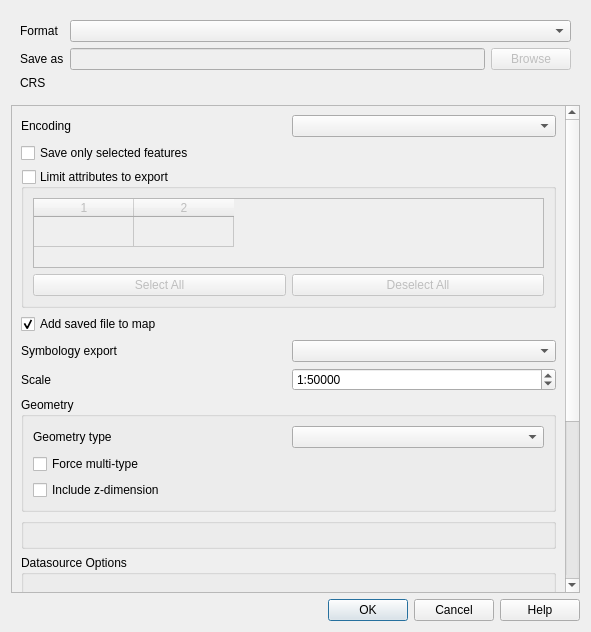
<?xml version="1.0" encoding="UTF-8"?>
<ui version="4.0">
 <class>QgsVectorLayerSaveAsDialogBase</class>
 <widget class="QDialog" name="QgsVectorLayerSaveAsDialogBase">
  <property name="geometry">
   <rect>
    <x>0</x>
    <y>0</y>
    <width>591</width>
    <height>632</height>
   </rect>
  </property>
  <property name="sizePolicy">
   <sizepolicy hsizetype="Preferred" vsizetype="Preferred">
    <horstretch>0</horstretch>
    <verstretch>0</verstretch>
   </sizepolicy>
  </property>
  <property name="windowTitle">
   <string>Save vector layer as...</string>
  </property>
  <layout class="QVBoxLayout" name="verticalLayout_2">
   <item>
    <widget class="QWidget" name="widget" native="true">
     <layout class="QGridLayout" name="gridLayout_4">
      <item row="2" column="0">
       <widget class="QLabel" name="label_3">
        <property name="text">
         <string>CRS</string>
        </property>
       </widget>
      </item>
      <item row="1" column="1">
       <widget class="QLineEdit" name="leFilename">
        <property name="enabled">
         <bool>false</bool>
        </property>
       </widget>
      </item>
      <item row="1" column="2">
       <widget class="QPushButton" name="browseFilename">
        <property name="enabled">
         <bool>false</bool>
        </property>
        <property name="text">
         <string>Browse</string>
        </property>
       </widget>
      </item>
      <item row="0" column="0">
       <widget class="QLabel" name="label_2">
        <property name="text">
         <string>Format</string>
        </property>
        <property name="buddy">
         <cstring>mFormatComboBox</cstring>
        </property>
       </widget>
      </item>
      <item row="0" column="1" colspan="2">
       <widget class="QComboBox" name="mFormatComboBox"/>
      </item>
      <item row="1" column="0">
       <widget class="QLabel" name="label">
        <property name="text">
         <string>Save as</string>
        </property>
        <property name="buddy">
         <cstring>leFilename</cstring>
        </property>
       </widget>
      </item>
      <item row="2" column="1" colspan="2">
       <widget class="QgsProjectionSelectionWidget" name="mCrsSelector">
        <property name="focusPolicy">
         <enum>Qt::StrongFocus</enum>
        </property>
       </widget>
      </item>
     </layout>
    </widget>
   </item>
   <item>
    <widget class="QScrollArea" name="scrollArea">
     <property name="widgetResizable">
      <bool>true</bool>
     </property>
     <widget class="QWidget" name="scrollAreaWidgetContents">
      <property name="geometry">
       <rect>
        <x>0</x>
        <y>0</y>
        <width>553</width>
        <height>548</height>
       </rect>
      </property>
      <layout class="QVBoxLayout" name="verticalLayout">
       <item>
        <layout class="QHBoxLayout" name="horizontalLayout_3">
         <item>
          <widget class="QLabel" name="label_4">
           <property name="text">
            <string>Encoding</string>
           </property>
           <property name="buddy">
            <cstring>mEncodingComboBox</cstring>
           </property>
          </widget>
         </item>
         <item>
          <widget class="QComboBox" name="mEncodingComboBox"/>
         </item>
        </layout>
       </item>
       <item>
        <widget class="QCheckBox" name="mSelectedOnly">
         <property name="text">
          <string>Save only selected features</string>
         </property>
        </widget>
       </item>
       <item>
        <widget class="QgsCollapsibleGroupBox" name="mAttributesSelection">
         <property name="title">
          <string>Limit attributes to export</string>
         </property>
         <property name="checkable">
          <bool>true</bool>
         </property>
         <property name="checked">
          <bool>false</bool>
         </property>
         <property name="collapsed">
          <bool>true</bool>
         </property>
         <layout class="QVBoxLayout" name="verticalLayout_4">
          <item>
           <widget class="QTableWidget" name="mAttributeTable">
            <property name="rowCount">
             <number>1</number>
            </property>
            <property name="columnCount">
             <number>2</number>
            </property>
            <attribute name="verticalHeaderVisible">
             <bool>false</bool>
            </attribute>
            <row/>
            <column/>
            <column/>
           </widget>
          </item>
          <item>
           <layout class="QHBoxLayout" name="horizontalLayout_5">
            <item>
             <widget class="QPushButton" name="mSelectAllAttributes">
              <property name="text">
               <string>Select All</string>
              </property>
             </widget>
            </item>
            <item>
             <widget class="QPushButton" name="mDeselectAllAttributes">
              <property name="text">
               <string>Deselect All</string>
              </property>
             </widget>
            </item>
           </layout>
          </item>
         </layout>
        </widget>
       </item>
       <item>
        <widget class="QCheckBox" name="mAddToCanvas">
         <property name="text">
          <string>Add saved file to map</string>
         </property>
         <property name="checked">
          <bool>true</bool>
         </property>
        </widget>
       </item>
       <item>
        <layout class="QHBoxLayout" name="horizontalLayout_2">
         <item>
          <widget class="QLabel" name="mSymbologyExportLabel">
           <property name="text">
            <string>Symbology export</string>
           </property>
          </widget>
         </item>
         <item>
          <widget class="QComboBox" name="mSymbologyExportComboBox"/>
         </item>
        </layout>
       </item>
       <item>
        <layout class="QHBoxLayout" name="horizontalLayout">
         <item>
          <widget class="QLabel" name="mScaleLabel">
           <property name="text">
            <string>Scale</string>
           </property>
          </widget>
         </item>
         <item>
          <widget class="QSpinBox" name="mScaleSpinBox">
           <property name="prefix">
            <string>1:</string>
           </property>
           <property name="maximum">
            <number>999999999</number>
           </property>
           <property name="value">
            <number>50000</number>
           </property>
          </widget>
         </item>
        </layout>
       </item>
       <item>
        <widget class="QgsCollapsibleGroupBox" name="mGeometryGroupBox">
         <property name="title">
          <string>Geometry</string>
         </property>
         <layout class="QVBoxLayout" name="verticalLayout_3">
          <item>
           <layout class="QHBoxLayout" name="horizontalLayout_4">
            <item>
             <widget class="QLabel" name="mSymbologyExportLabel_2">
              <property name="text">
               <string>Geometry type</string>
              </property>
             </widget>
            </item>
            <item>
             <widget class="QComboBox" name="mGeometryTypeComboBox"/>
            </item>
           </layout>
          </item>
          <item>
           <widget class="QCheckBox" name="mForceMultiCheckBox">
            <property name="text">
             <string>Force multi-type</string>
            </property>
           </widget>
          </item>
          <item>
           <widget class="QCheckBox" name="mIncludeZCheckBox">
            <property name="text">
             <string>Include z-dimension</string>
            </property>
           </widget>
          </item>
         </layout>
        </widget>
       </item>
       <item>
        <widget class="QgsExtentGroupBox" name="mExtentGroupBox"/>
       </item>
       <item>
        <widget class="QgsCollapsibleGroupBox" name="mDatasourceOptionsGroupBox">
         <property name="title">
          <string>Datasource Options</string>
         </property>
         <layout class="QFormLayout" name="formLayout">
          <property name="fieldGrowthPolicy">
           <enum>QFormLayout::AllNonFixedFieldsGrow</enum>
          </property>
         </layout>
        </widget>
       </item>
       <item>
        <widget class="QgsCollapsibleGroupBox" name="mLayerOptionsGroupBox">
         <property name="title">
          <string>Layer Options</string>
         </property>
         <layout class="QFormLayout" name="formLayout_2">
          <property name="fieldGrowthPolicy">
           <enum>QFormLayout::AllNonFixedFieldsGrow</enum>
          </property>
         </layout>
        </widget>
       </item>
       <item>
        <widget class="QgsCollapsibleGroupBox" name="mOgrOptionsGroupBox">
         <property name="title">
          <string>Custom Options</string>
         </property>
         <property name="collapsed">
          <bool>true</bool>
         </property>
         <layout class="QGridLayout" name="gridLayout_3">
          <item row="0" column="0">
           <widget class="QLabel" name="label_5">
            <property name="text">
             <string>Data source</string>
            </property>
            <property name="alignment">
             <set>Qt::AlignLeading|Qt::AlignLeft|Qt::AlignTop</set>
            </property>
            <property name="buddy">
             <cstring>mOgrDatasourceOptions</cstring>
            </property>
           </widget>
          </item>
          <item row="0" column="1">
           <widget class="QTextEdit" name="mOgrDatasourceOptions">
            <property name="sizePolicy">
             <sizepolicy hsizetype="Expanding" vsizetype="Expanding">
              <horstretch>0</horstretch>
              <verstretch>0</verstretch>
             </sizepolicy>
            </property>
            <property name="minimumSize">
             <size>
              <width>0</width>
              <height>0</height>
             </size>
            </property>
            <property name="maximumSize">
             <size>
              <width>16777215</width>
              <height>16777215</height>
             </size>
            </property>
            <property name="baseSize">
             <size>
              <width>0</width>
              <height>0</height>
             </size>
            </property>
           </widget>
          </item>
          <item row="1" column="0">
           <widget class="QLabel" name="label_6">
            <property name="text">
             <string>Layer</string>
            </property>
            <property name="alignment">
             <set>Qt::AlignLeading|Qt::AlignLeft|Qt::AlignTop</set>
            </property>
            <property name="buddy">
             <cstring>mOgrLayerOptions</cstring>
            </property>
           </widget>
          </item>
          <item row="1" column="1">
           <widget class="QTextEdit" name="mOgrLayerOptions">
            <property name="sizePolicy">
             <sizepolicy hsizetype="Expanding" vsizetype="Expanding">
              <horstretch>0</horstretch>
              <verstretch>0</verstretch>
             </sizepolicy>
            </property>
            <property name="minimumSize">
             <size>
              <width>0</width>
              <height>0</height>
             </size>
            </property>
            <property name="maximumSize">
             <size>
              <width>16777215</width>
              <height>16777215</height>
             </size>
            </property>
            <property name="baseSize">
             <size>
              <width>0</width>
              <height>0</height>
             </size>
            </property>
           </widget>
          </item>
         </layout>
         <zorder>label_6</zorder>
         <zorder>label_5</zorder>
         <zorder>mOgrDatasourceOptions</zorder>
         <zorder>mOgrLayerOptions</zorder>
        </widget>
       </item>
      </layout>
     </widget>
    </widget>
   </item>
   <item>
    <widget class="QDialogButtonBox" name="buttonBox">
     <property name="orientation">
      <enum>Qt::Horizontal</enum>
     </property>
     <property name="standardButtons">
      <set>QDialogButtonBox::Cancel|QDialogButtonBox::Help|QDialogButtonBox::Ok</set>
     </property>
    </widget>
   </item>
  </layout>
 </widget>
 <customwidgets>
  <customwidget>
   <class>QgsCollapsibleGroupBox</class>
   <extends>QGroupBox</extends>
   <header>qgscollapsiblegroupbox.h</header>
   <container>1</container>
  </customwidget>
  <customwidget>
   <class>QgsExtentGroupBox</class>
   <extends>QgsCollapsibleGroupBox</extends>
   <header>qgsextentgroupbox.h</header>
   <container>1</container>
  </customwidget>
  <customwidget>
   <class>QgsProjectionSelectionWidget</class>
   <extends>QWidget</extends>
   <header>qgsprojectionselectionwidget.h</header>
   <container>1</container>
  </customwidget>
 </customwidgets>
 <tabstops>
  <tabstop>mFormatComboBox</tabstop>
  <tabstop>leFilename</tabstop>
  <tabstop>browseFilename</tabstop>
  <tabstop>mCrsSelector</tabstop>
  <tabstop>scrollArea</tabstop>
  <tabstop>mEncodingComboBox</tabstop>
  <tabstop>mSelectedOnly</tabstop>
  <tabstop>mAttributesSelection</tabstop>
  <tabstop>mAddToCanvas</tabstop>
  <tabstop>mSymbologyExportComboBox</tabstop>
  <tabstop>mScaleSpinBox</tabstop>
  <tabstop>mGeometryTypeComboBox</tabstop>
  <tabstop>mForceMultiCheckBox</tabstop>
  <tabstop>mIncludeZCheckBox</tabstop>
  <tabstop>mOgrDatasourceOptions</tabstop>
  <tabstop>mOgrLayerOptions</tabstop>
  <tabstop>buttonBox</tabstop>
 </tabstops>
 <resources/>
 <connections>
  <connection>
   <sender>buttonBox</sender>
   <signal>accepted()</signal>
   <receiver>QgsVectorLayerSaveAsDialogBase</receiver>
   <slot>accept()</slot>
   <hints>
    <hint type="sourcelabel">
     <x>266</x>
     <y>268</y>
    </hint>
    <hint type="destinationlabel">
     <x>157</x>
     <y>274</y>
    </hint>
   </hints>
  </connection>
  <connection>
   <sender>buttonBox</sender>
   <signal>rejected()</signal>
   <receiver>QgsVectorLayerSaveAsDialogBase</receiver>
   <slot>reject()</slot>
   <hints>
    <hint type="sourcelabel">
     <x>334</x>
     <y>268</y>
    </hint>
    <hint type="destinationlabel">
     <x>286</x>
     <y>274</y>
    </hint>
   </hints>
  </connection>
 </connections>
</ui>
